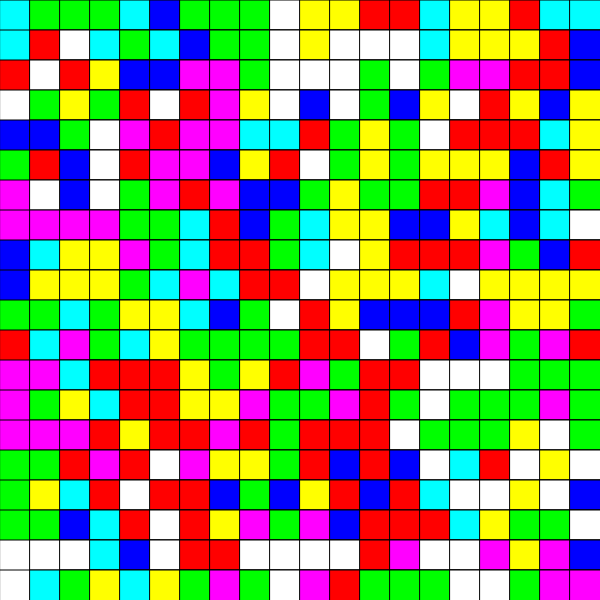
Frame 1 (no input)
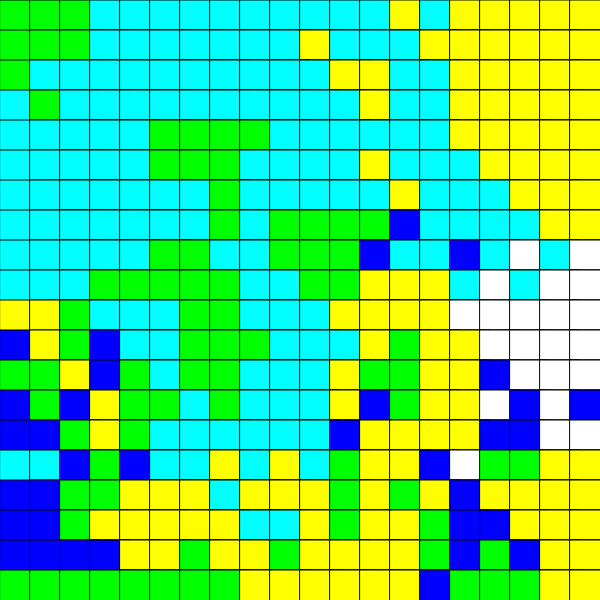
Frame 60 (no input)
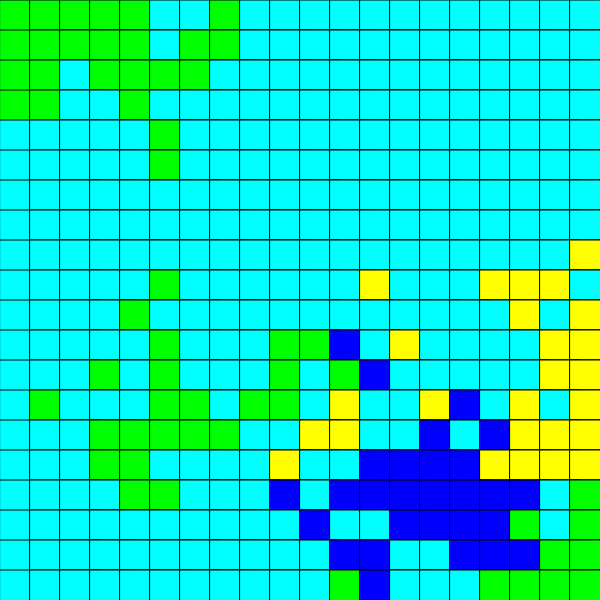
Frame 120 (the mouse pressed at the canvas centre since frame 60)

The p5.js sketch that drew these frames (run headless with seeded random() and noise() and a simulated clock; from frame 60 on, the mouse is pressed at the canvas centre):

// p5.js sketch
// ── sketch.js
var tile = [];

//size of the blocks
var sizeSquare = 30;
var blockX = sizeSquare;
var blockY = sizeSquare;

var total;



function setup() {
  frameRate(30);
  var SizeW = 600;
  var SizeH = 600;
  createCanvas(SizeW,SizeH);
  
  //number of blocks per side
var NumBlocksX = (floor(SizeW/blockX));
//console.log("NumBlocksX " +NumBlocksX);
var NumBlocksY = (floor(SizeH/blockY)) ;
//console.log("NumBlocksY " +NumBlocksY);
 total = (NumBlocksX  * NumBlocksY) -1;


  //this loop is for creating the tiles
  for(var i = 0; i<=total; i++){
    tile.push(new Tile());
    tile[i].selectColor(i);
   
    }
    setTilePositions(tile,NumBlocksX,NumBlocksY);
    //sTiles[] = findSurroundingTiles(tile[1].x,tile[1].y);
    
   
   
  
}

function draw() {
  
   var SizeW = 600;
  var SizeH = 600;
  var NumBlocksX = (floor(SizeW/blockX));
//console.log("NumBlocksX " +NumBlocksX);
var NumBlocksY = (floor(SizeH/blockY)) ;
//console.log("NumBlocksY " +NumBlocksY);
 total = (NumBlocksX  * NumBlocksY) -1;
  for(var i = 0; i<tile.length; i++){
  tile[i].render();
 //tile[i].selectColor();
  findSurroundingTiles(tile,i,tile[i].x,tile[i].y,NumBlocksX,NumBlocksY);
  
  }
  
  //tile[0].changeColor();
}



function setTilePositions(tile,NumBlocksX,NumBlocksY){
 
  

  
  var counterX = 0;
  var counterY = 0;
  var counter = 0;
  //outer loop that adds to the y
    for(var j = 0; j <NumBlocksY; j++){
      //inner loop that adds to the x
      for(var i = 0; i <NumBlocksX; i++){
        //console.log("set loop "+ counter + " " + counterX + " " + counterY);
        //add 10 each time to x
       
        tile[counter].x = counterX;
        tile[counter].y = counterY;
        
        counterX += blockX;
        counter++;
        
       
      }
      
      //add 10 each time to y
      
        counterX = 0;
      counterY += blockY;
     
      
      
      
    }
   // console.log(counterX + " " +counterY+ " " + counter);
}

function findSurroundingTiles(tile,initalPos,ox,oy,NumBlocksX,NumBlocksY){
var x = ox/blockX;
 var y = oy/blockY;
 

 
  var tempTiles = [];
  var confirmedTiles = [];
  for(var i = 0; i<8;i++ ){
    tempTiles.push(new tempTile);
    
  }
  
  tempTiles[0].x = x+1;
  tempTiles[0].y = y;
  
  tempTiles[1].x = x-1;
  tempTiles[1].y = y;
  
  tempTiles[2].x = x;
  tempTiles[2].y = y+1;
  
  tempTiles[3].x = x;
  tempTiles[3].y = y-1;
  
  tempTiles[4].x = x+1;
  tempTiles[4].y = y+1;
  
  tempTiles[5].x = x+1;
  tempTiles[5].y = y-1;
  
  tempTiles[6].x = x-1;
  tempTiles[6].y = y+1;
  
  tempTiles[7].x = x-1;
  tempTiles[7].y = y-1;
  
  
  

  //this for loop changes the value fo the temptiles so that they can be compared to the actual tile positions
  for(var i = 0; i<tempTiles.length;i++){
    
    tempTiles[i].x = (tempTiles[i].x * blockX);
    tempTiles[i].y = (tempTiles[i].y * blockY) ;
   
  }
  
  
  for(var i =0; i<tile.length;i++){
 
    for(var j = 0; j<tempTiles.length;j++){
      if(tile[i].x === tempTiles[j].x){
        
        if(tile[i].y === tempTiles[j].y){
          //tile[i].changeColor();
          confirmedTiles.push(tile[i]);
      }
      }
    }
  }
  for(var i = 0; i<confirmedTiles.length;i++){
    //console.log(i + " "+ confirmedTiles[i].x + " " + confirmedTiles[i].y);
  }
  var selector = floor(random(0,confirmedTiles.length));
  //console.log(selector);
  var c1 = tile[initalPos].c1;
  
  confirmedTiles[selector].changeColor(c1);
  
}

function tempTile(){
  this.x = 0;
  this.y = 0;
  this.confirmed = false;
}






  
  
  
    
    
  
      
  
  
 


// ── tile.js
function Tile(){
  this.x =700;
  this.y = 700 ;
  this.c1 = color(255,255,255);
  
  this.render = function(){
  //noStroke();  
  fill(this.c1);
  rect(this.x,this.y,100,100);
 //console.log("render " + this.x +" " +this.y);
  
  
  };
  
  
  this.selectColor = function(i){
    
    var setWhite = color(255,255,255);
    var setRed = color(255,0,0 );
    var setGreen = color(0,255,0);
    var setBlue = color(0,0,255 );
    var setYellow = color(255,255,0 );
    var setCyan = color(0,255,255);
    var setMagenta = color(255,0,255);
    var selector = floor(random(7));
    
   
    
    switch(selector){
      case 0:
       this.c1 = setRed;
        break;
      case 1:
         this.c1 = setGreen;
        break;
      case 2:
         this.c1 = setBlue;
        break;
      case 3:
         this.c1 = setWhite;
        break;
      case 4:
         this.c1 = setYellow;
        break;
      case 5:
         this.c1 = setCyan;
        break;
      case 6:
         this.c1 = setMagenta;
        break;
    }
  };
  
  this.changeColor = function(c1){
    
    this.c1 = c1;
   
    
  };
  
  
  
  
}
